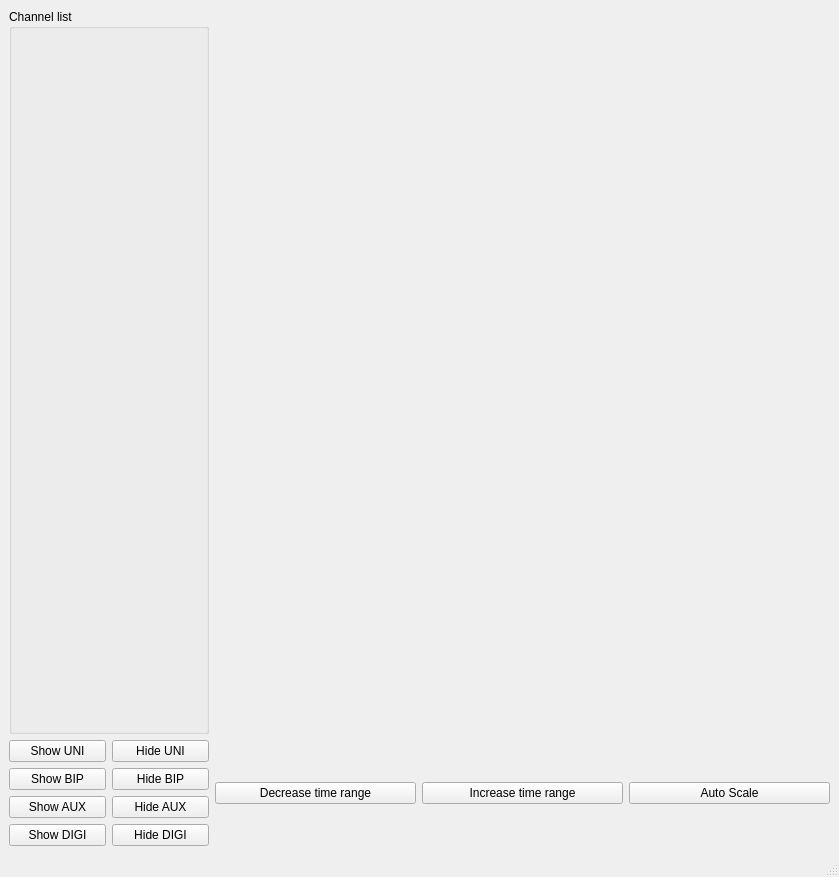
<?xml version="1.0" encoding="UTF-8"?>
<ui version="4.0">
 <class>MainWindow</class>
 <widget class="QMainWindow" name="MainWindow">
  <property name="geometry">
   <rect>
    <x>0</x>
    <y>0</y>
    <width>839</width>
    <height>877</height>
   </rect>
  </property>
  <property name="windowTitle">
   <string>MainWindow</string>
  </property>
  <widget class="QWidget" name="centralwidget">
   <layout class="QGridLayout" name="gridLayout">
    <item row="0" column="1" colspan="3">
     <widget class="GraphicsLayoutWidget" name="RealTimePlotWidget" native="true"/>
    </item>
    <item row="2" column="3">
     <widget class="QPushButton" name="autoscale_button">
      <property name="text">
       <string>Auto Scale</string>
      </property>
     </widget>
    </item>
    <item row="2" column="1">
     <widget class="QPushButton" name="decrease_time_button">
      <property name="text">
       <string>Decrease time range</string>
      </property>
     </widget>
    </item>
    <item row="2" column="2">
     <widget class="QPushButton" name="increase_time_button">
      <property name="text">
       <string>Increase time range</string>
      </property>
     </widget>
    </item>
    <item row="2" column="0">
     <layout class="QGridLayout" name="gridLayout_2">
      <item row="0" column="1">
       <widget class="QPushButton" name="hide_UNI_button">
        <property name="text">
         <string>Hide UNI</string>
        </property>
       </widget>
      </item>
      <item row="1" column="0">
       <widget class="QPushButton" name="show_BIP_button">
        <property name="text">
         <string>Show BIP</string>
        </property>
       </widget>
      </item>
      <item row="0" column="0">
       <widget class="QPushButton" name="show_UNI_button">
        <property name="maximumSize">
         <size>
          <width>100</width>
          <height>16777215</height>
         </size>
        </property>
        <property name="text">
         <string>Show UNI</string>
        </property>
       </widget>
      </item>
      <item row="1" column="1">
       <widget class="QPushButton" name="hide_BIP_button">
        <property name="text">
         <string>Hide BIP</string>
        </property>
       </widget>
      </item>
      <item row="2" column="0">
       <widget class="QPushButton" name="show_AUX_button">
        <property name="text">
         <string>Show AUX</string>
        </property>
       </widget>
      </item>
      <item row="3" column="0">
       <widget class="QPushButton" name="show_DIGI_button">
        <property name="text">
         <string>Show DIGI</string>
        </property>
       </widget>
      </item>
      <item row="2" column="1">
       <widget class="QPushButton" name="hide_AUX_button">
        <property name="text">
         <string>Hide AUX</string>
        </property>
       </widget>
      </item>
      <item row="3" column="1">
       <widget class="QPushButton" name="hide_DIGI_button">
        <property name="text">
         <string>Hide DIGI</string>
        </property>
       </widget>
      </item>
     </layout>
    </item>
    <item row="0" column="0">
     <widget class="QGroupBox" name="channel_list_groupbox">
      <property name="minimumSize">
       <size>
        <width>100</width>
        <height>700</height>
       </size>
      </property>
      <property name="maximumSize">
       <size>
        <width>200</width>
        <height>16777215</height>
       </size>
      </property>
      <property name="font">
       <font>
        <weight>50</weight>
        <bold>false</bold>
       </font>
      </property>
      <property name="title">
       <string>Channel list</string>
      </property>
     </widget>
    </item>
   </layout>
  </widget>
  <widget class="QMenuBar" name="menubar">
   <property name="geometry">
    <rect>
     <x>0</x>
     <y>0</y>
     <width>839</width>
     <height>21</height>
    </rect>
   </property>
  </widget>
  <widget class="QStatusBar" name="statusbar"/>
 </widget>
 <customwidgets>
  <customwidget>
   <class>GraphicsLayoutWidget</class>
   <extends>QWidget</extends>
   <header>pyqtgraph</header>
   <container>1</container>
  </customwidget>
 </customwidgets>
 <resources/>
 <connections/>
</ui>
